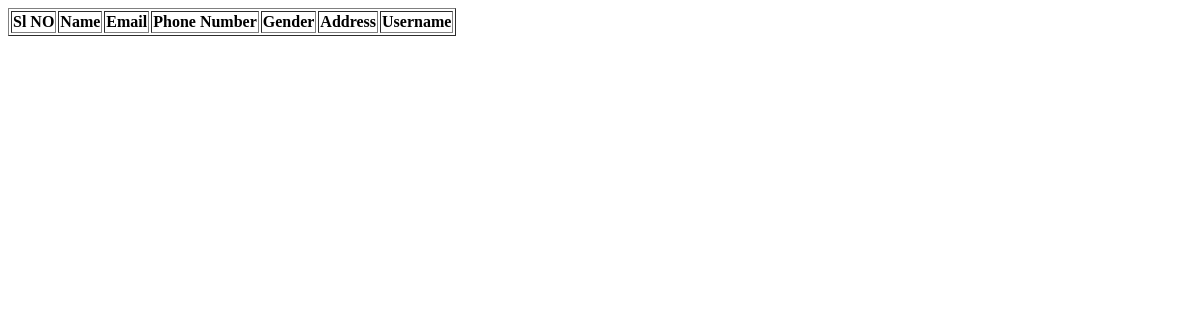
Before: /viewusers with the older database file.
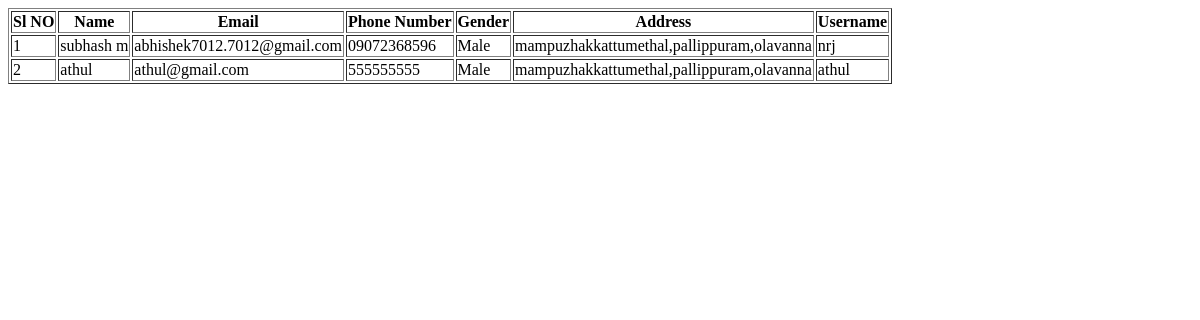
After: the same page with the newer database file.
### app/models.py (models this page shows)
class User_details(models.Model):
    user_id=models.ForeignKey(User,on_delete=models.CASCADE)
    phone_number=models.CharField(max_length=10,unique=True)
    gender=models.CharField(max_length=10)
    address=models.TextField()

### app/views.py (the view)
# urls.py: path('viewusers',views.viewusers,name='viewusers'),
def viewusers(request):
    user_details = User_details.objects.all()
    context = {
        'user_details': user_details,
    }
    return  render(request,'viewusers.html',context)

### templates/viewusers.html (shortened to what this page needs)
<!DOCTYPE html>
<html lang="en">
<head>
</head>
<body>
    <table border="1">
        <tr>
            <th>Sl NO</th>
            <th>Name</th>
            <th>Email</th>
            <th>Phone Number</th>
            <th>Gender</th>
            <th>Address</th>
            <th>Username</th>
        </tr>
        {% for x in user_details %}
        <tr>
            <td>{{ forloop.counter}}</td>
            <td>{{x.user_id.first_name}}</td>
            <td>{{x.user_id.email}}</td>
            <td>{{x.phone_number}}</td>
            <td>{{x.gender}}</td>
            <td>{{x.address}}</td>
            <td>{{x.user_id.username}}</td>
        </tr>
        {% endfor %}
    </table>
</body>
</html>

Changed rows visible on the page:
added User_details: user_id.first_name "subhash m", user_id.email "abhishek7012.7012@gmail.com", phone_number "09072368596", gender "Male", address "mampuzhakkattumethal,pallippuram,olavanna", user_id.username "nrj"
added User_details: user_id.first_name "athul", user_id.email "athul@gmail.com", phone_number "555555555", gender "Male", address "mampuzhakkattumethal,pallippuram,olavanna", user_id.username "athul"
